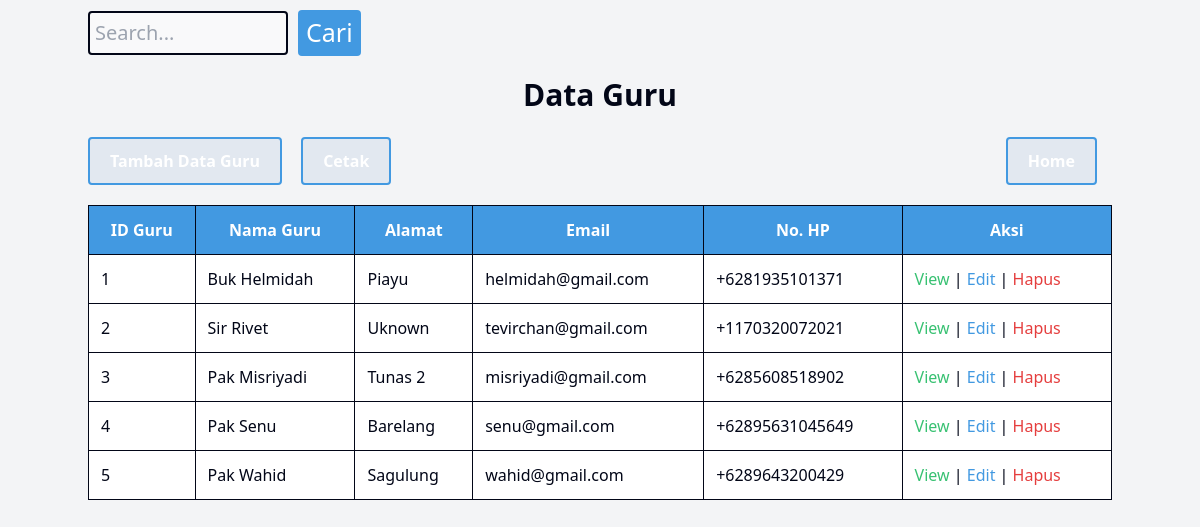
Screenshot of /perpustakaan/public/dashboard/data/dashboardguru.php with the database file from the repository.
### tables this page shows
CREATE TABLE `guru` (
  `idguru` int(11) NOT NULL,
  `nama` varchar(255) DEFAULT NULL,
  `alamat` text DEFAULT NULL,
  `email` varchar(100) DEFAULT NULL,
  `no_hp` varchar(20) DEFAULT NULL
);

### perpustakaan/public/dashboard/data/dashboardguru.php (the view, shortened to what this page needs)
<?php
	include_once("../../../config/koneksi.php");
?>
<!DOCTYPE html>
<html>
<head>
	<link rel="stylesheet" href="../../css/output.css">
</head>
<body class="bg-gray-100">
	<div class="container mx-auto py-8">
		<form action="dashboardguru.php" method="GET" class="mb-4">
           <div class="search-container">
                <input type="text" name="cari" placeholder="Search..." class="border border-gray-400 rounded-md px-2 py-1" style="font-size: 20px;">
                <input type="submit" value="Cari" class="btn bg-blue-500 text-white px-4 py-1 rounded-md" style="font-size: 25px;">
            </div>
        </form>
	<h1> Data Guru </h1>
		<nav>
			<div>
				<a href="../../guru/view/tambah.php" class="btn bg-blue-500 text-white">Tambah Data Guru</a>
				<a href="../../guru/view/cetak.php" target="_blank" class="btn bg-blue-500 text-white">Cetak</a>
			</div>
            <div>
                <a href="../dashboard.php" class="btn bg-blue-500 text-white">Home</a>
            </div>
        </nav>
	<table border="1">
			<?php
				if (isset($_GET['cari'])) {
					$cari = $_GET['cari'];
					$ambildata = mysqli_query($kon, "SELECT * FROM guru WHERE idguru LIKE '%".$cari."%' OR nama LIKE '%".$cari."%'");
				} else {
					$ambildata = mysqli_query($kon, "SELECT * FROM guru ORDER BY idguru ASC ");
				}
			?>
		<tr>
			<th class="border border-gray-400 px-4 py-2 text-center"> ID Guru </th>
			<th class="border border-gray-400 px-4 py-2 text-center"> Nama Guru </th>
			<th class="border border-gray-400 px-4 py-2 text-center"> Alamat </th>
			<th class="border border-gray-400 px-4 py-2 text-center"> Email </th>
            <th class="border border-gray-400 px-4 py-2 text-center"> No. HP </th>
			<th class="border border-gray-400 px-4 py-2 text-center"> Aksi </th>
		</tr>
		<tbody>
		<?php
			while ($userAmbilData = mysqli_fetch_array($ambildata)) {
				echo "<tr>";
					echo "<td class='border border-gray-400 px-4 py-2'>" . $idguru = $userAmbilData['idguru'] . "</td>";
					echo "<td class='border border-gray-400 px-4 py-2'>" . $nama = $userAmbilData['nama'] . "</td>";
					echo "<td class='border border-gray-400 px-4 py-2'>" . $alamat = $userAmbilData['alamat'] . "</td>";
					echo "<td class='border border-gray-400 px-4 py-2'>" . $email = $userAmbilData['email'] . "</td>";
                    echo "<td class='border border-gray-400 px-4 py-2'>" . $no_hp = $userAmbilData['no_hp'] . "</td>";
					echo "<td class='border border-gray-400 px-4 py-2'>
							<a href='../../guru/view/view.php?idguru=" . $userAmbilData['idguru'] . "' class='btn btn-view'> View </a> |
							<a href='../../guru/view/update.php?idguru=" . $userAmbilData['idguru'] . "' class='btn btn-edit'> Edit </a> |
							<a href='../../guru/Controller/guruhapus.php?idguru=" . $userAmbilData['idguru'] ."' class='btn btn-hapus'> Hapus </a>
						</td>";
				echo "</tr>";
			}
		?>
		</tbody>
	</table>
	</div>
</body>
</html>

### perpustakaan/public/dashboard/data/dashboardguru.php (style rules this page uses)
h1 { text-align: center; color: #020617; font-weight: bold; margin-bottom: 20px; font-size: 30px; }
nav { display: flex; justify-content: space-between; align-items: center; margin-bottom: 10px; }
nav a { padding: 10px 20px; margin-right: 15px; color: #1a365d; font-weight: bold; text-decoration: none; display: inline-block; background-color: #e2e8f0; border: 2px solid #4299e1; border-radius: 4px; }
table { border-collapse: collapse; width: 100%; margin-top: 20px; }
th, td { border: 3px solid #020617; padding: 12px; text-align: left; color: #020617; background-color: #fff; }
th:first-child { color: #fff; }
th { font-weight: bold; background-color: #4299e1; }
td { font-size: 16px; }
th:first-child, th:nth-child(2), th:nth-child(3), th:nth-child(4), th:nth-child(5), th:nth-child(6) { color: #fff; }
.btn-view { color: #38c172; }
.btn-edit { color: #4299e1; }
.btn-hapus { color: #e53e3e; }
.search-container { display: flex; align-items: center; }
.search-container input[type=text] { width: 200px; margin-top: 10px; padding: 5px; font-size: 5px; border: 2px solid #020617; border-radius: 4px; background-color: rgba(255, 255, 255, 0.5); }
.search-container input[type=submit] { background-color: #4299e1; color: white; border: none; padding: 4px 8px; border-radius: 4px; cursor: pointer; font-size: 14px; margin-left: 10px; margin-top: 10px; }

### rows the page displays
guru: idguru "1", nama "Buk Helmidah", alamat "Piayu", email "helmidah@gmail.com", no_hp "+6281935101371"
guru: idguru "2", nama "Sir Rivet", alamat "Uknown", email "tevirchan@gmail.com", no_hp "+1170320072021"
guru: idguru "3", nama "Pak Misriyadi", alamat "Tunas 2", email "misriyadi@gmail.com", no_hp "+6285608518902"
guru: idguru "4", nama "Pak Senu", alamat "Barelang", email "senu@gmail.com", no_hp "+62895631045649"
guru: idguru "5", nama "Pak Wahid", alamat "Sagulung", email "wahid@gmail.com", no_hp "+6289643200429"
